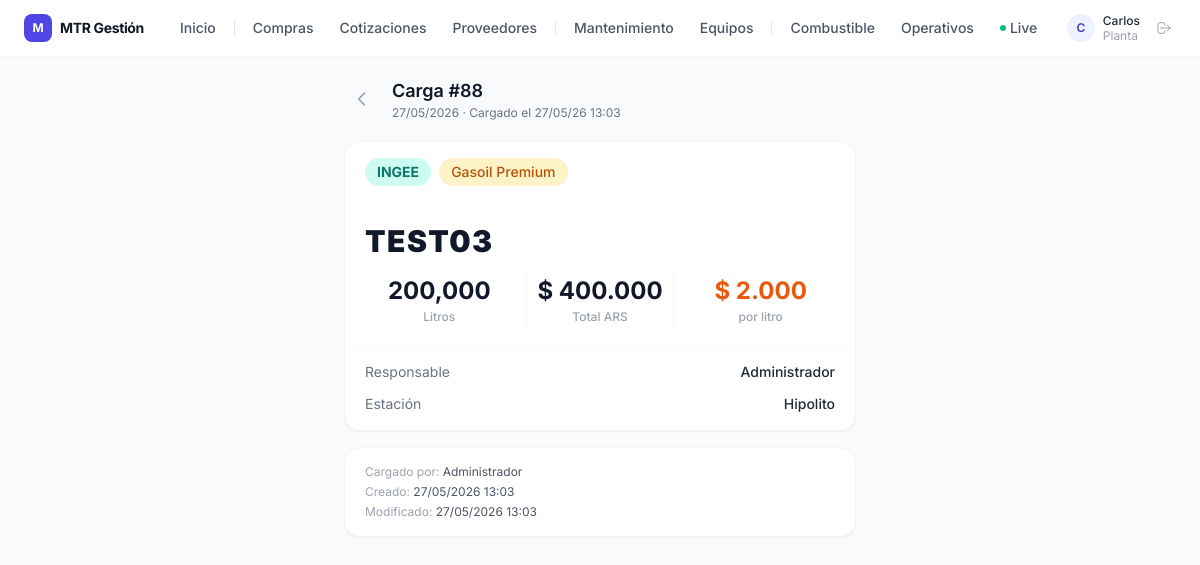
The app's page /fuel/88 (signed in) with its own data.
### app/models.py (models this page shows)
class User(Base):
    __tablename__ = "users"
    id = Column(Integer, primary_key=True, index=True)
    name = Column(String, nullable=False)
    email = Column(String, unique=True, nullable=False, index=True)
    hashed_password = Column(String, nullable=False)
    role = Column(String, nullable=False)  # planta | autorizador | admin | superadmin
    plant = Column(String, nullable=False)  # MTR1 | MTR2 | ROSARIO | TODAS
    active = Column(Boolean, default=True)
    created_at = Column(DateTime, default=datetime.utcnow)
    purchases_requested = relationship("Purchase", foreign_keys="Purchase.requested_by_id", back_populates="requester")
    purchases_authorized = relationship("Purchase", foreign_keys="Purchase.authorized_by_id", back_populates="authorizer")

class FuelLoad(Base):
    __tablename__ = "fuel_loads"
    id               = Column(Integer, primary_key=True, index=True)
    fuel_date        = Column(DateTime, nullable=False, index=True)   # fecha real de carga
    responsible_text = Column(String, nullable=False)                 # quien cargó (libre)
    entered_by_id    = Column(Integer, ForeignKey("users.id"), nullable=False)
    vehicle_plate    = Column(String, nullable=False, index=True)     # patente o "Bidón"/"PASTO"
    vehicle_type     = Column(String, default="vehiculo")             # vehiculo/bidon/equipo
    fuel_type        = Column(String, nullable=False)                 # gasoil_premium/nafta/nafta_premium
    liters           = Column(Numeric(8, 3), nullable=False)
    station          = Column(String, default="Hipolito")
    amount           = Column(Numeric(12, 2), nullable=True)
    company          = Column(String, nullable=False, index=True)     # MTR SA / INGEE
    plant            = Column(String, nullable=True)                  # MTR1 / MTR2 (solo MTR SA)
    order_number     = Column(String, nullable=True)
    receipt_url      = Column(String, nullable=True)
    receipt_filename = Column(String, nullable=True)
    odometer_km      = Column(Integer, nullable=True)
    hourmeter        = Column(Numeric(8, 1), nullable=True)
    notes            = Column(Text, nullable=True)
    deleted_at       = Column(DateTime, nullable=True)
    deleted_reason   = Column(Text, nullable=True)
    created_at       = Column(DateTime, default=datetime.utcnow)
    updated_at       = Column(DateTime, default=datetime.utcnow, onupdate=datetime.utcnow)
    entered_by       = relationship("User", foreign_keys=[entered_by_id])

### app/routers/fuel.py (the view)
@router.get("/{load_id}", response_class=HTMLResponse)
async def fuel_detail(
    load_id: int,
    request: Request,
    db: Session = Depends(get_db),
    current_user=Depends(get_current_user),
):
    load = db.query(models.FuelLoad).filter(
        models.FuelLoad.id == load_id,
        models.FuelLoad.deleted_at.is_(None),
    ).first()
    if not load:
        raise HTTPException(status_code=404)
    can_edit = current_user.role in ("admin", "superadmin") or load.entered_by_id == current_user.id
    saved    = request.query_params.get("saved") == "1"
    return templates.TemplateResponse(request, "fuel/detail.html", {
        "user":       current_user,
        "load":       load,
        "can_edit":   can_edit,
        "fuel_types": FUEL_TYPES,
        "saved":      saved,
    })

### templates/fuel/detail.html (shortened to what this page needs)
{% extends "base.html" %}
{% block content %}
<div class="max-w-lg mx-auto">
  <div class="flex items-center gap-3 mb-5">
    <a href="/fuel" class="p-2 text-gray-400 hover:text-gray-600 rounded-lg hover:bg-gray-100">
      <svg class="w-5 h-5" fill="none" stroke="currentColor" viewBox="0 0 24 24"><path stroke-linecap="round" stroke-linejoin="round" stroke-width="2" d="M15 19l-7-7 7-7"/></svg>
    </a>
    <div class="flex-1">
      <h1 class="text-lg font-semibold text-gray-900">Carga #{{ load.id }}</h1>
      <p class="text-xs text-gray-500">{{ load.fuel_date | fmt_date("%d/%m/%Y") }} · Cargado el {{ load.created_at | fmt_ar("%d/%m/%y %H:%M") }}</p>
    </div>
  </div>
  <div class="bg-white rounded-2xl border border-gray-100 shadow-sm overflow-hidden mb-4">
    <div class="px-5 py-4 border-b border-gray-50 flex items-center gap-2 flex-wrap">
      <span class="font-bold px-3 py-1 rounded-full text-sm
        {% if load.company == 'MTR SA' %}bg-indigo-100 text-indigo-700{% else %}bg-teal-100 text-teal-700{% endif %}">
        {{ load.company }}
      </span>
      <span class="font-medium px-3 py-1 rounded-full text-sm
        {% if load.fuel_type == 'gasoil_comun' %}bg-blue-100 text-blue-700
        {% elif load.fuel_type == 'gasoil_premium' %}bg-amber-100 text-amber-700
        {% elif load.fuel_type == 'nafta' %}bg-emerald-100 text-emerald-700
        {% else %}bg-purple-100 text-purple-700{% endif %}">
        {{ fuel_types[load.fuel_type] if load.fuel_type in fuel_types else load.fuel_type }}
      </span>
    </div>
    <div class="px-5 py-5 border-b border-gray-50">
      <p class="text-3xl font-black text-gray-900 tracking-wider mb-4">{{ load.vehicle_plate }}</p>
      <div class="grid grid-cols-3 gap-3">
        <div class="text-center">
          <p class="text-2xl font-bold text-gray-900">{{ load.liters | fmt_num(3) }}</p>
          <p class="text-xs text-gray-400 font-medium mt-0.5">Litros</p>
        </div>
        <div class="text-center border-l border-r border-gray-100">
          <p class="text-2xl font-bold text-gray-900">{% if load.amount %}$ {{ load.amount | fmt_num }}{% else %}<span class="text-gray-300">—</span>{% endif %}</p>
          <p class="text-xs text-gray-400 font-medium mt-0.5">Total ARS</p>
        </div>
        <div class="text-center">
          {% if load.amount and load.liters %}
          <p class="text-2xl font-bold text-orange-600">$ {{ (load.amount / load.liters) | fmt_num(0) }}</p>
          {% else %}
          <p class="text-2xl font-bold text-gray-300">—</p>
          {% endif %}
          <p class="text-xs text-gray-400 font-medium mt-0.5">por litro</p>
        </div>
      </div>
    </div>
    <div class="px-5 py-4 space-y-3">
      <div class="flex justify-between text-sm">
        <span class="text-gray-500">Responsable</span>
        <span class="font-medium text-gray-800">{{ load.responsible_text }}</span>
      </div>
      <div class="flex justify-between text-sm">
        <span class="text-gray-500">Estación</span>
        <span class="font-medium text-gray-800">{{ load.station }}</span>
      </div>
    </div>
  </div>
  <div class="bg-white rounded-2xl border border-gray-100 shadow-sm px-5 py-4 text-xs text-gray-400 space-y-1">
    <p>Cargado por: <span class="text-gray-600">{{ load.entered_by.name if load.entered_by else "—" }}</span></p>
    <p>Creado: <span class="text-gray-600">{{ load.created_at | fmt_ar("%d/%m/%Y %H:%M") }}</span></p>
    {% if load.updated_at and load.updated_at != load.created_at %}
    <p>Modificado: <span class="text-gray-600">{{ load.updated_at | fmt_ar("%d/%m/%Y %H:%M") }}</span></p>
    {% endif %}
  </div>
</div>
{% endblock %}

### templates/base.html (shortened to what this page needs)
<!DOCTYPE html>
<html lang="es" class="h-full">
<head>
  <script src="https://cdn.tailwindcss.com"></script>
</head>
<body class="h-full bg-gray-50 text-gray-900">
{% if user %}
<header class="hidden md:block bg-white border-b border-gray-100 sticky top-0 z-40">
  <div class="max-w-7xl mx-auto px-6 h-14 flex items-center justify-between">
    <div class="flex items-center gap-6">
      <a href="/dashboard" class="flex items-center gap-2 font-bold text-gray-900 tracking-tight text-sm flex-shrink-0">
        <span class="w-7 h-7 rounded-lg bg-indigo-600 flex items-center justify-center text-white text-xs font-bold">M</span>
        <span class="hidden lg:inline">MTR Gestión</span>
      </a>
      <nav class="flex items-center gap-0.5 text-sm">
        <a href="/dashboard" class="px-3 py-1.5 rounded-md font-medium text-gray-600 hover:text-gray-900 hover:bg-gray-100">Inicio</a>
        {% if user.role not in ("tecnico", "operador") %}
        <a href="/purchases" class="px-3 py-1.5 rounded-md font-medium text-gray-600 hover:text-gray-900 hover:bg-gray-100">Compras</a>
        <a href="/quotes" class="px-3 py-1.5 rounded-md font-medium text-gray-600 hover:text-gray-900 hover:bg-gray-100">Cotizaciones</a>
        <a href="/suppliers" class="px-3 py-1.5 rounded-md font-medium text-gray-600 hover:text-gray-900 hover:bg-gray-100">Proveedores</a>
        {% endif %}
        {% if user.role not in ("operador",) %}
        <a href="/maintenance" class="px-3 py-1.5 rounded-md font-medium text-gray-600 hover:text-gray-900 hover:bg-gray-100">Mantenimiento</a>
        <a href="/equipment" class="px-3 py-1.5 rounded-md font-medium text-gray-600 hover:text-gray-900 hover:bg-gray-100">Equipos</a>
        {% endif %}
        <a href="/fuel" class="px-3 py-1.5 rounded-md font-medium text-gray-600 hover:text-gray-900 hover:bg-gray-100">Combustible</a>
        {% if user.role in ("admin", "superadmin", "planta") %}
        <a href="/operations" class="px-3 py-1.5 rounded-md font-medium text-gray-600 hover:text-gray-900 hover:bg-gray-100">Operativos</a>
        <a href="/operations/live" class="px-3 py-1.5 rounded-md font-medium text-gray-600 hover:text-gray-900 hover:bg-gray-100 inline-flex items-center gap-1">
          <span class="w-1.5 h-1.5 rounded-full bg-emerald-500"></span>
          Live
        </a>
        {% endif %}
      </nav>
    </div>
    <div class="flex items-center gap-3">
      <div class="flex items-center gap-2">
        <div class="w-7 h-7 rounded-full bg-indigo-50 flex items-center justify-center text-indigo-700 text-xs font-semibold">
          {{ user.name[0]|upper }}
        </div>
        <div class="text-xs leading-tight hidden lg:block">
          <p class="font-medium text-gray-800">{{ user.name.split()[0] }}</p>
          <p class="text-gray-400 capitalize">{{ user.role }}</p>
        </div>
        <a href="/logout" class="ml-1 p-1 text-gray-400 hover:text-gray-600 rounded" title="Salir">
          <svg class="w-4 h-4" fill="none" stroke="currentColor" viewBox="0 0 24 24"><path stroke-linecap="round" stroke-linejoin="round" stroke-width="1.5" d="M17 16l4-4m0 0l-4-4m4 4H7m6 4v1a3 3 0 01-3 3H6a3 3 0 01-3-3V7a3 3 0 013-3h4a3 3 0 013 3v1"/></svg>
        </a>
      </div>
    </div>
  </div>
</header>
{% endif %}
<main class="max-w-7xl mx-auto px-4 md:px-6 py-5 {% if user %}pb-24 md:pb-8{% endif %}">
  {% block content %}{% endblock %}
</main>
</body>
</html>

### templates/base.html (style rules this page uses)
body { font-family: 'Inter', sans-serif; }
a, button { transition: all .15s ease; }

### records on screen
User: name "C", name "Carlos", role "Planta"
FuelLoad: id "88", fuel_date|fmt_date "27/05/2026", created_at|fmt_ar "27/05/26 13:03", company "INGEE", fuel_type "Gasoil Premium", vehicle_plate "TEST03", liters|fmt_num "200,000", amount|fmt_num "400.000", (load.amount/load.liters)|fmt_num(0) "2.000", responsible_text "Administrador", station "Hipolito", created_at|fmt_ar "27/05/2026 13:03", updated_at|fmt_ar "27/05/2026 13:03"
User: entered_by "Administrador"
